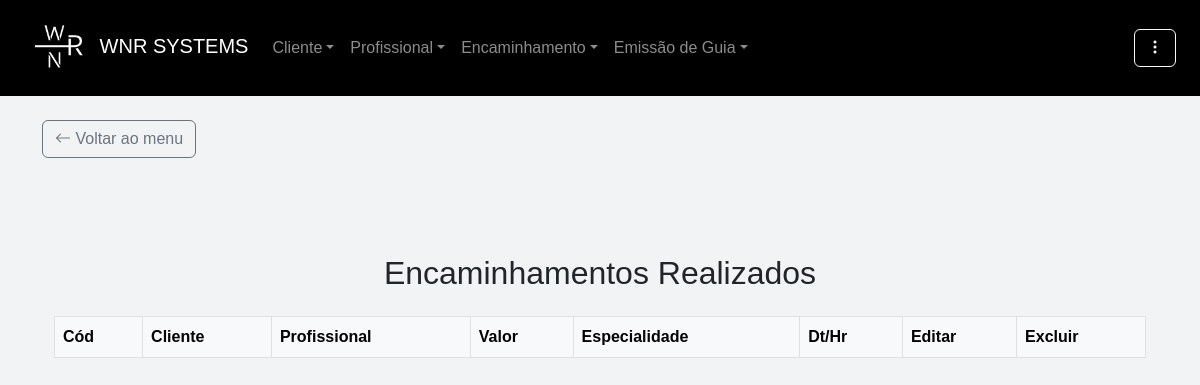
Before: /listar_encaminhamento (signed in) with the older database file.
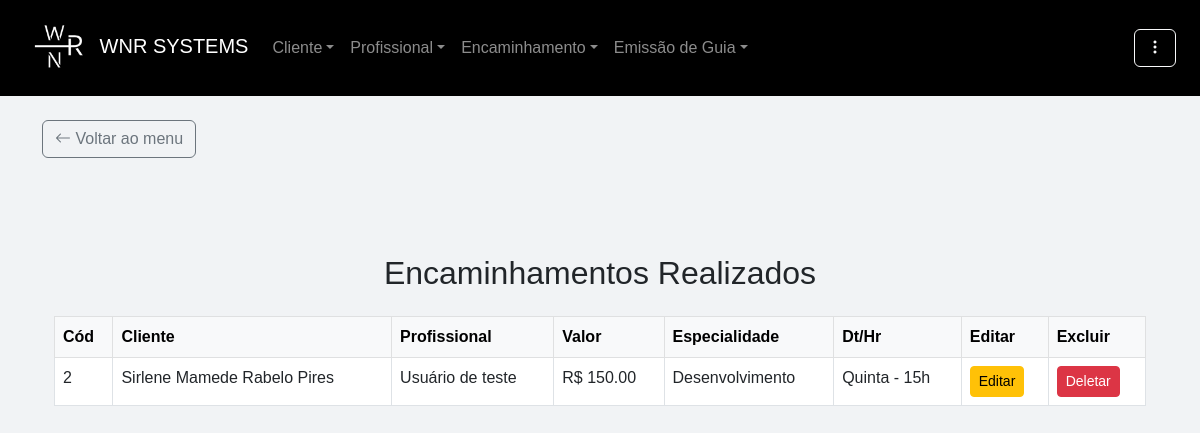
After: the same page with the newer database file.
### app/models.py (models this page shows)
class Encaminhamento(db.Model):
    __tablename__ = "encaminhamentos"
    id                              = db.Column(db.Integer, primary_key=True)
    convenio                        = db.Column(db.String)
    dias_horas_atendimento          = db.Column(db.String)
    data_encaminhamento             = db.Column(db.DateTime, default=db.func.current_timestamp())
    observacoes_gerais              = db.Column(db.String)
    queixa                          = db.Column(db.String)
    valor                           = db.Column(db.Float)
    data_cadastro                   = db.Column(db.DateTime, default=db.func.current_timestamp())
    cliente_id                      = db.Column(db.Integer, db.ForeignKey("clientes.id", ondelete="CASCADE"))
    profissional_id                 = db.Column(db.Integer, db.ForeignKey("profissionais.id", ondelete="CASCADE"))
    situacao_id                     = db.Column(db.Integer, db.ForeignKey("situacao.id"))
    tipo_encaminhamento_id          = db.Column(db.Integer, db.ForeignKey("tipo_encaminhamento.id"))
    situacao                        = db.relationship("Situacao", back_populates="encaminhamentos")
    tipo_encaminhamento             = db.relationship("TipoEncaminhamento", back_populates="encaminhamento")
    cliente                         = db.relationship("Cliente", back_populates="encaminhamentos", passive_deletes=True)
    profissional                    = db.relationship("Profissional", back_populates="encaminhamentos", passive_deletes=True)

class Cliente(db.Model):
    __tablename__ = "clientes"
    id                              = db.Column(db.Integer, primary_key=True)
    nome                            = db.Column(db.String(255), nullable=False)
    cpf                             = db.Column(db.String(14), unique=True, nullable=False)
    email                           = db.Column(db.String(255))
    data_nascimento                 = db.Column(db.DateTime)
    renda_familiar                  = db.Column(db.Float, nullable=False, default=0.0)
    bairro                          = db.Column(db.String(255))
    canal_divulgacao                = db.Column(db.String(255))
    cep                             = db.Column(db.String(10))
    cidade                          = db.Column(db.String(255))
    cpf_responsavel                 = db.Column(db.String(14))
    complemento                     = db.Column(db.String(255))
    numero_cs                       = db.Column(db.String(20))
    despesa_mensal                  = db.Column(db.Float, nullable=False, default=0.0)
    estado                          = db.Column(db.String(255))
    endereco                        = db.Column(db.String(255))
    fone_contato                    = db.Column(db.String(20))
    fone_pessoal                    = db.Column(db.String(20))
    nome_plano_saude                = db.Column(db.String(255), default="")
    plano_saude                     = db.Column(db.String(255))
    nome_responsavel                = db.Column(db.String(255), default="")
    possui_filhos                   = db.Column(db.String(255))
    numero_filhos                   = db.Column(db.Integer, default=0)
    previdenciario                  = db.Column(db.String(255))
    profissao                       = db.Column(db.String(255))
    remuneracao                     = db.Column(db.Float, nullable=False, default=0.0)
    rg                              = db.Column(db.String(20))
    saldo                           = db.Column(db.Float, nullable=False, default=0.0)
    idade                           = db.Column(db.Integer, default=0)
    data_cadastro                   = db.Column(db.DateTime, default=db.func.current_timestamp())
    sexo_id                         = db.Column(db.Integer, db.ForeignKey("sexo.id"))
    condicao_habitacao_id           = db.Column(db.Integer, db.ForeignKey("condicao_habitacao.id"))
    tipo_moradia_id                 = db.Column(db.Integer, db.ForeignKey("tipo_moradia.id"))
    tipo_transporte_id              = db.Column(db.Integer, db.ForeignKey("tipo_transporte.id"))
    escolaridade_id                 = db.Column(db.Integer, db.ForeignKey("escolaridade.id"))
    grau_parentesco_id              = db.Column(db.Integer, db.ForeignKey("grau_parentesco.id"))
    estado_civil_id                 = db.Column(db.Integer, db.ForeignKey("estados_civis.id"))
    estado_civil                    = db.relationship("EstadosCivis", back_populates="clientes")
    sexo                            = db.relationship("Sexo", back_populates="clientes")
    condicao_habitacao              = db.relationship("CondicaoHabitacao", back_populates="clientes")
    tipo_moradia                    = db.relationship("TipoMoradia", back_populates="clientes")
    tipo_transporte                 = db.relationship("TipoTransporte", back_populates="clientes")
    escolaridade                    = db.relationship("Escolaridade", back_populates="clientes")
    grau_parentesco                 = db.relationship("GrauParentesco", back_populates="clientes")
    encaminhamentos                 = db.relationship("Encaminhamento", back_populates="cliente", cascade="all, delete-orphan")
    guias                           = db.relationship("Guia", back_populates="cliente", cascade="all, delete-orphan")

class Profissional(db.Model):
    __tablename__ = "profissionais"
    id = db.Column(db.Integer, primary_key=True)
    nome                            = db.Column(db.String(255), nullable=False)
    cpf                             = db.Column(db.String(14), unique=True, nullable=False)
    email                           = db.Column(db.String(255))
    data_nascimento                 = db.Column(db.DateTime)
    bairro                          = db.Column(db.String)
    banco                           = db.Column(db.String)
    cep                             = db.Column(db.String)
    cidade                          = db.Column(db.String)
    complemento                     = db.Column(db.String)
    graduacao                       = db.Column(db.String)
    issqn                           = db.Column(db.String)
    fone_pessoal                    = db.Column(db.String)
    fone_profissional               = db.Column(db.String)
    curriculum_lattes               = db.Column(db.String)
    dias_horas_disponiveis          = db.Column(db.String)
    endereco_profissional           = db.Column(db.String)
    estado                          = db.Column(db.String)
    observacoes                     = db.Column(db.String)
    pix                             = db.Column(db.String)
    registro_profissional           = db.Column(db.String)
    rg                              = db.Column(db.String(11), unique=True, nullable=False)
    valor_minimo                    = db.Column(db.Float)
    data_cadastro                   = db.Column(db.DateTime, default=db.func.current_timestamp())
    encaminhamentos = db.relationship("Encaminhamento", back_populates="profissional", cascade="all, delete-orphan")
    guias = db.relationship("Guia", back_populates="profissional", cascade="all, delete-orphan")

### app/routes/encaminhamento/encaminhamento.py (the view)
@encaminhamento_bp.route('/listar_encaminhamento', methods=['GET', 'POST'])
@required_login
@role_required('atendimento', 'financeiro', 'admin')
def listar_encaminhamento():
    encaminhamentos = Encaminhamento.query.all()
    usuario = current_user
    return render_template('encaminhamento/list.html', encaminhamentos=encaminhamentos, usuario=usuario)

### app/__init__.py (called while the page is built)
@login_manager.user_loader
def load_user(id):
    return Usuario.query.get(int(id))

### app/utils/login_required.py (called while the page is built)
def required_login(f):
    @wraps(f)
    def decorated_function(*args, **kwargs):
        if 'user_id' not in session:
            return redirect(url_for('auth_bp.login'))
        return f(*args, **kwargs)
    return decorated_function

### app/templates/encaminhamento/list.html (shortened to what this page needs)
{% extends 'base.html' %}
{% block content %}
<div class="container mt-5">
    <h2 class="text-center mb-4 mt-5">Encaminhamentos Realizados</h2>
    <div class="card-body">
        <table id="table" class="table table-bordered table-hover">
            <thead class="table-light">
                <tr>
                    <th>Cód</th>
                    <th>Cliente</th>
                    <th>Profissional</th>
                    <th>Valor</th>
                    <th>Especialidade</th>
                    <th>Dt/Hr</th>
                    <th>Editar</th>
                    {% if usuario.role == "admin" %}
                    <th>Excluir</th>
                    {% endif %}
                </tr>
            </thead>
            <tbody>
                {% for encaminhamento in encaminhamentos %}
                    <tr>
                        <td>{{ encaminhamento.id }}</td>
                        <td>{{ encaminhamento.cliente.nome }}</td>
                        <td>{{ encaminhamento.profissional.nome }}</td>
                        <td>R$ {{ "%0.2f"|format(encaminhamento.valor) }}</td>
                        <td>{{ encaminhamento.profissional.graduacao }}</td>
                        <td>{{ encaminhamento.dias_horas_atendimento }}</td>
                        <td><a href="{{ url_for('encaminhamento_bp.editar_encaminhamento', id=encaminhamento.id) }}" class="btn btn-sm btn-warning">Editar</a></td>
                        {% if usuario.role == "admin" %}
                        <td><a href="{{ url_for('encaminhamento_bp.deletar_encaminhamento', id=encaminhamento.id) }}" class="btn btn-sm btn-danger" data-bs-toggle="modal" data-bs-target="#confirmarExclusao" data-id="{{ encaminhamento.id }}">Deletar</a></td>
                        {% endif %}
                    </tr>
                  {% endfor %}
            </tbody>
        </table>
    </div>
</div>
{% endblock %}

Changed rows visible on the page:
added Encaminhamento: id "2", cliente.nome "Sirlene Mamede Rabelo Pires", profissional.nome "Usuário de teste", valor "150.00", profissional.graduacao "Desenvolvimento", dias_horas_atendimento "Quinta - 15h"
